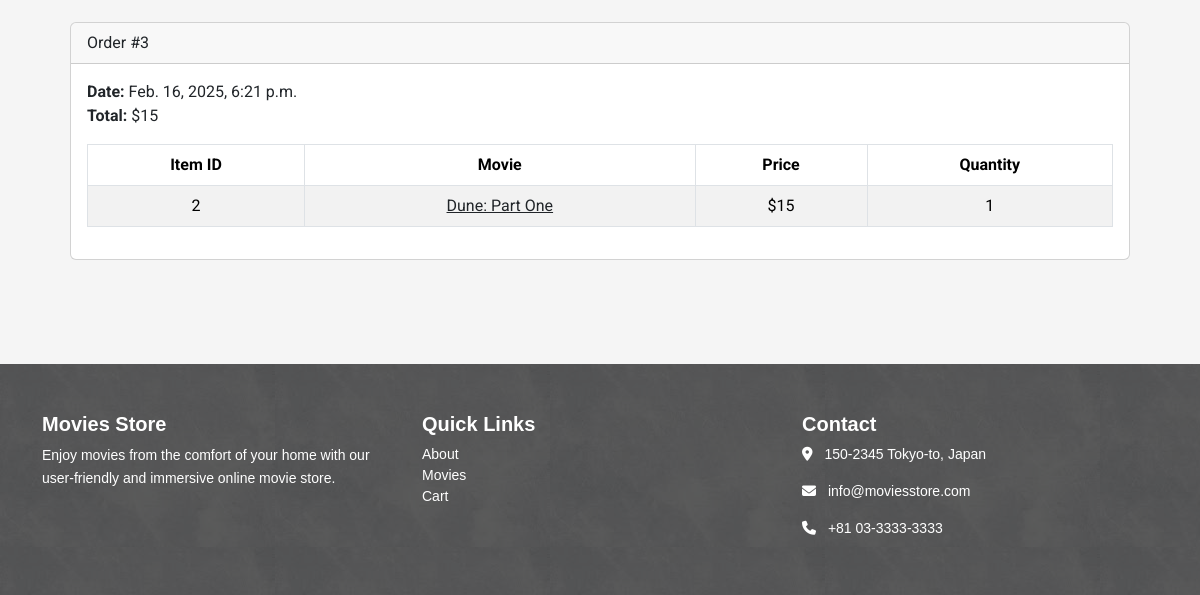
/accounts/orders/ (signed in, lower part), run on an earlier commit of the app's database.
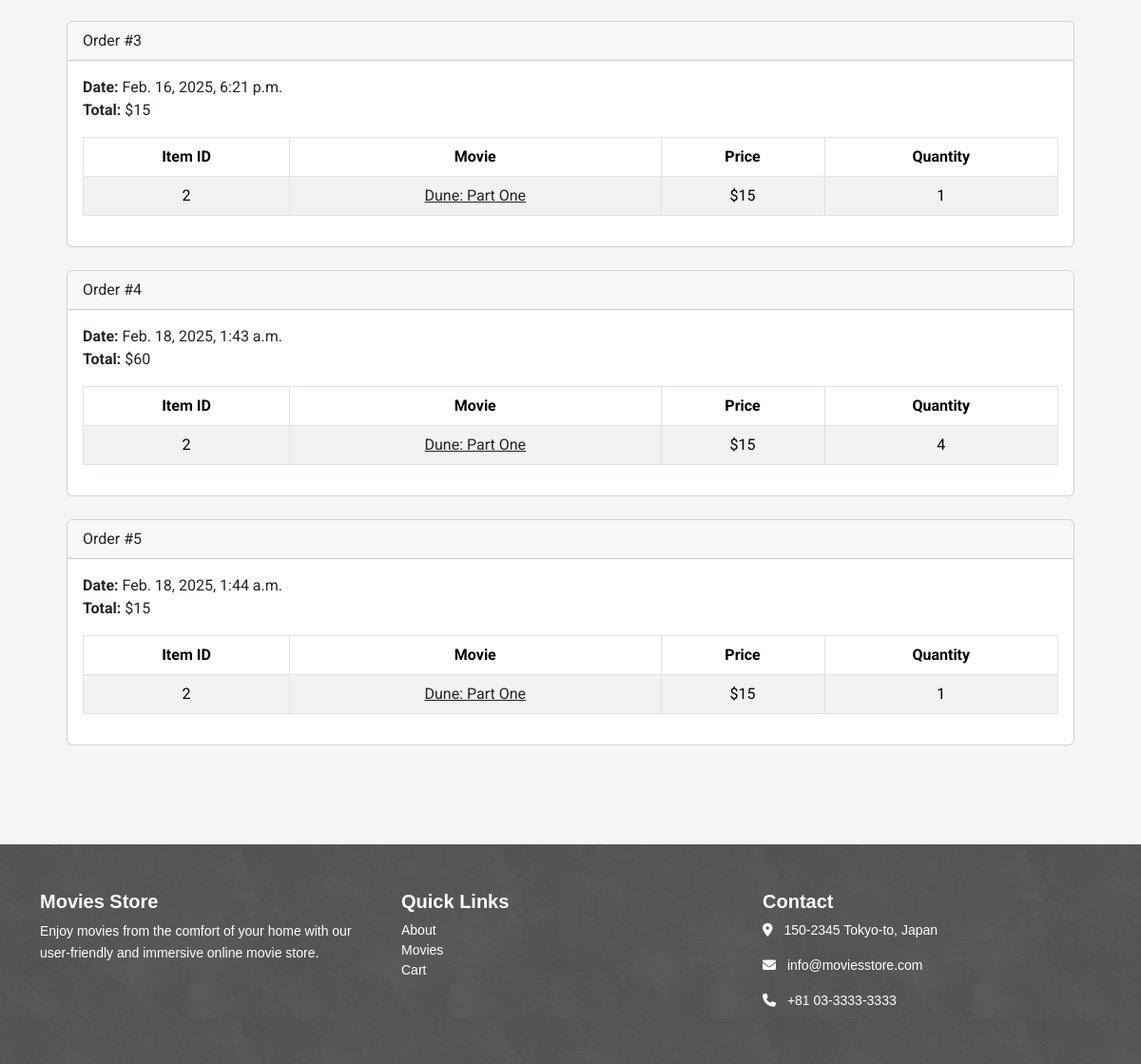
And on a later commit of the database.
### cart/models.py (models this page shows, shortened)
class Order(models.Model):
    id = models.AutoField(primary_key=True)
    total = models.IntegerField()
    date = models.DateTimeField(auto_now_add=True)
    user = models.ForeignKey(User, on_delete=models.CASCADE)

class Item(models.Model):
    id = models.AutoField(primary_key=True)
    price = models.IntegerField()
    quantity = models.IntegerField()
    order = models.ForeignKey(Order, on_delete=models.CASCADE)
    movie = models.ForeignKey(Movie, on_delete=models.CASCADE)

### movies/models.py (models this page shows, shortened)
class Movie(models.Model):
    id = models.AutoField(primary_key=True)
    name = models.CharField(max_length=255)
    price = models.IntegerField()
    description = models.TextField()
    image = models.ImageField(upload_to='movie_images/')

### accounts/views.py (the view)
# urls.py: path('orders/', views.orders, name='accounts.orders'),
@login_required
def orders(request):
    template_data = {}
    template_data['title'] = 'Orders'
    template_data['orders'] = request.user.order_set.all()
    return render(request, 'accounts/orders.html',{'template_data': template_data})

### accounts/templates/accounts/orders.html (shortened to what this page needs)
{% extends 'base.html' %}
{% block content %}
<div class="p-3">
  <div class="container">
    <div class="row mt-3">
      <div class="col mx-auto mb-3">
        {% for order in template_data.orders %}
        <div class="card mb-4">
          <div class="card-header">
            Order #{{ order.id }}
          </div>
          <div class="card-body">
            <b>Date:</b> {{ order.date }}<br />
            <b>Total:</b> ${{ order.total }}<br />
            <table class="table table-bordered
              table-striped text-center mt-3">
              <thead>
                <tr>
                  <th scope="col">Item ID</th>
                  <th scope="col">Movie</th>
                  <th scope="col">Price</th>
                  <th scope="col">Quantity</th>
                </tr>
              </thead>
              <tbody>
                {% for item in order.item_set.all %}
                <tr>
                  <td>{{ item.movie.id }}</td>
                  <td>
                    <a class="link-dark"
                      href="{% url 'movies.show' id=item.movie.id %}">
                      {{ item.movie.name }}
                    </a>
                  </td>
                  <td>${{ item.movie.price }}</td>
                  <td>{{ item.quantity }}</td>
                </tr>
                {% endfor %}
              </tbody>
            </table>
          </div>
        </div>
        {% endfor %}
      </div>
    </div>
  </div>
</div>
{% endblock content %}

### MoviesStore/templates/base.html (shortened to what this page needs)
<!DOCTYPE html>
<html>
  {% load static %}
  <head>
    <link href="https://cdn.jsdelivr.net/npm/bootstrap@5.3.3/dist/css/bootstrap.min.css" rel="stylesheet">
    <link rel="stylesheet" href="https://cdnjs.cloudflare.com/ajax/libs/font-awesome/6.1.1/css/all.min.css">
    <link rel="stylesheet" type="text/css" href="{% static 'css/style.css' %}">
  </head>
  <body>
    <main class="container my-5">
      {% block content %}
      {% endblock content %}
    </main>
<footer class="footer position-relative text-white pt-5" style="background-color: #333; font-family: 'Poppins', sans-serif;">
  <div style="position: absolute; top: 0; left: 0; width: 100%; height: 100%;
              background-image: url('{% static "img/texture.jpg" %}');
              opacity: 0.2;"></div>
  <div class="container position-relative">
    <div class="row">
      <div class="col-md-4">
        <h5 class="fw-bold">Movies Store</h5>
        <p style="font-size: 14px; line-height: 1.6;">
          Enjoy movies from the comfort of your home with our user-friendly and immersive online movie store.
        </p>
      </div>
      <div class="col-md-4">
        <h5 class="fw-bold">Quick Links</h5>
        <ul class="list-unstyled" style="font-size: 14px;">
          <li><a href="{% url 'home.about' %}" class="text-white text-decoration-none">About</a></li>
          <li><a href="{% url 'movies.index' %}" class="text-white text-decoration-none">Movies</a></li>
          <li><a href="{% url 'cart.index' %}" class="text-white text-decoration-none">Cart</a></li>
        </ul>
      </div>
      <div class="col-md-4">
        <h5 class="fw-bold">Contact</h5>
        <p style="font-size: 14px;"><i class="fas fa-map-marker-alt me-2"></i> 150-2345 Tokyo-to, Japan</p>
        <p style="font-size: 14px;"><i class="fas fa-envelope me-2"></i> info@moviesstore.com</p>
        <p style="font-size: 14px;"><i class="fas fa-phone me-2"></i> +81 03-3333-3333</p>
      </div>
    </div>
  </div>
</footer>
  </body>
</html>

What changed in the data, as far as the page shows it:
added Order: id "4", date "Feb. 18, 2025, 1:43 a.m.", total "60"
added Item: movie.id "2", movie.name "Dune: Part One", movie.price "15", quantity "4"
added Order: id "5", date "Feb. 18, 2025, 1:44 a.m.", total "15"
added Item: movie.id "2", movie.name "Dune: Part One", movie.price "15", quantity "1", shown under "5"
